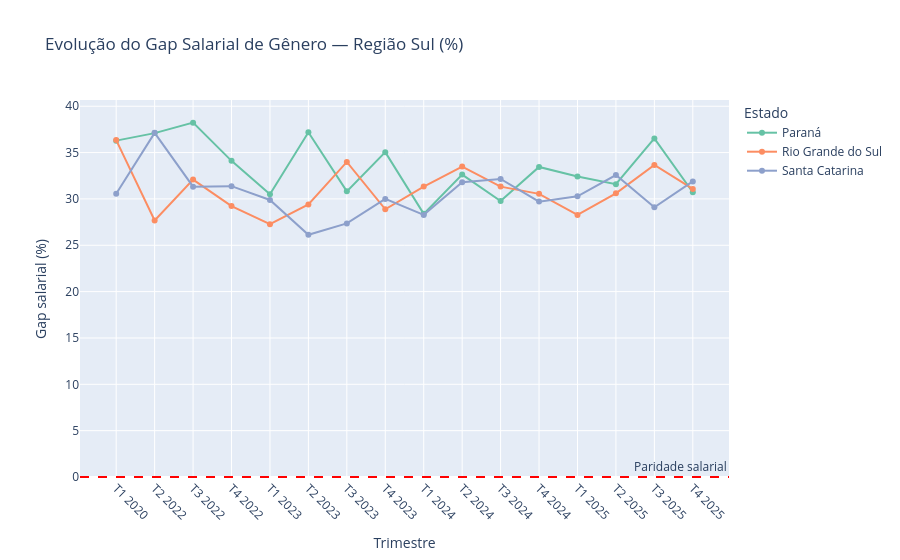

Notebook source saved alongside this figure:
### Markdown cell above
## 5.1 — Evolução do Gap Salarial por UF (PNAD)

### Code cell
df_gap = pd.read_csv(config.gold_dir / "gap_salarial_por_uf_sexo_idade.csv", encoding="utf-8")

_UF_NOMES = {41: "Paraná", 42: "Santa Catarina", 43: "Rio Grande do Sul"}
df_gap["uf"] = df_gap["uf_cod"].apply(lambda x: _UF_NOMES.get(int(x), str(x)))

def _fmt_periodo(p: int) -> str:
    s = str(int(p))
    return f"T{int(s[4:])} {s[:4]}"

df_gap["periodo_label"] = df_gap["periodo"].apply(_fmt_periodo)

df_gap_uf = (
    df_gap.groupby(["uf", "periodo", "periodo_label"])["gap_pct"]
    .mean()
    .reset_index()
    .sort_values("periodo")
)

fig = px.line(
    df_gap_uf,
    x="periodo_label",
    y="gap_pct",
    color="uf",
    title="Evolução do Gap Salarial de Gênero — Região Sul (%)",
    labels={"gap_pct": "Gap (%)", "periodo_label": "Trimestre", "uf": "Estado"},
    markers=True,
    color_discrete_sequence=px.colors.qualitative.Set2,
)
fig.add_hline(y=0, line_dash="dash", line_color="red", annotation_text="Paridade salarial")
fig.update_layout(
    xaxis_tickangle=45,
    xaxis_title="Trimestre",
    yaxis_title="Gap salarial (%)",
    legend_title_text="Estado",
    hovermode="x unified",
)
fig.show()

### Figure 1 — Plotly figure (JSON) as saved in the notebook; plotly's stock layout.template omitted (floating-point values rounded to 4 significant figures)
{"data": [{"hovertemplate": "Estado=Paraná<br>Trimestre=%{x}<br>Gap (%)=%{y}<extra></extra>", "legendgroup": "Paraná", "line": {"color": "rgb(102,194,165)", "dash": "solid"}, "marker": {"symbol": "circle"}, "mode": "lines+markers", "name": "Paraná", "orientation": "v", "showlegend": true, "type": "scatter", "x": ["T1 2020", "T2 2022", "T3 2022", "T4 2022", "T1 2023", "T2 2023", "T3 2023", "T4 2023", "T1 2024", "T2 2024", "T3 2024", "T4 2024", "T1 2025", "T2 2025", "T3 2025", "T4 2025"], "xaxis": "x", "y": [36.29, 37.1, 38.23, 34.11, 30.5, 37.19, 30.82, 35.05, 28.39, 32.63, 29.77, 33.45, 32.43, 31.59, 36.53, 30.72], "yaxis": "y"}, {"hovertemplate": "Estado=Rio Grande do Sul<br>Trimestre=%{x}<br>Gap (%)=%{y}<extra></extra>", "legendgroup": "Rio Grande do Sul", "line": {"color": "rgb(252,141,98)", "dash": "solid"}, "marker": {"symbol": "circle"}, "mode": "lines+markers", "name": "Rio Grande do Sul", "orientation": "v", "showlegend": true, "type": "scatter", "x": ["T1 2020", "T2 2022", "T3 2022", "T4 2022", "T1 2023", "T2 2023", "T3 2023", "T4 2023", "T1 2024", "T2 2024", "T3 2024", "T4 2024", "T1 2025", "T2 2025", "T3 2025", "T4 2025"], "xaxis": "x", "y": [36.35, 27.68, 32.09, 29.23, 27.27, 29.41, 33.99, 28.88, 31.33, 33.49, 31.33, 30.55, 28.27, 30.6, 33.66, 31.08], "yaxis": "y"}, {"hovertemplate": "Estado=Santa Catarina<br>Trimestre=%{x}<br>Gap (%)=%{y}<extra></extra>", "legendgroup": "Santa Catarina", "line": {"color": "rgb(141,160,203)", "dash": "solid"}, "marker": {"symbol": "circle"}, "mode": "lines+markers", "name": "Santa Catarina", "orientation": "v", "showlegend": true, "type": "scatter", "x": ["T1 2020", "T2 2022", "T3 2022", "T4 2022", "T1 2023", "T2 2023", "T3 2023", "T4 2023", "T1 2024", "T2 2024", "T3 2024", "T4 2024", "T1 2025", "T2 2025", "T3 2025", "T4 2025"], "xaxis": "x", "y": [30.56, 37.13, 31.32, 31.38, 29.89, 26.13, 27.36, 30.0, 28.28, 31.79, 32.15, 29.71, 30.28, 32.58, 29.1, 31.89], "yaxis": "y"}], "layout": {"annotations": [{"showarrow": false, "text": "Paridade salarial", "x": 1, "xanchor": "right", "xref": "x domain", "y": 0, "yanchor": "bottom", "yref": "y"}], "hovermode": "x unified", "legend": {"title": {"text": "Estado"}, "tracegroupgap": 0}, "shapes": [{"line": {"color": "red", "dash": "dash"}, "type": "line", "x0": 0, "x1": 1, "xref": "x domain", "y0": 0, "y1": 0, "yref": "y"}], "title": {"text": "Evolução do Gap Salarial de Gênero — Região Sul (%)"}, "xaxis": {"anchor": "y", "domain": [0, 1], "tickangle": 45, "title": {"text": "Trimestre"}}, "yaxis": {"anchor": "x", "domain": [0, 1], "title": {"text": "Gap salarial (%)"}}}}
